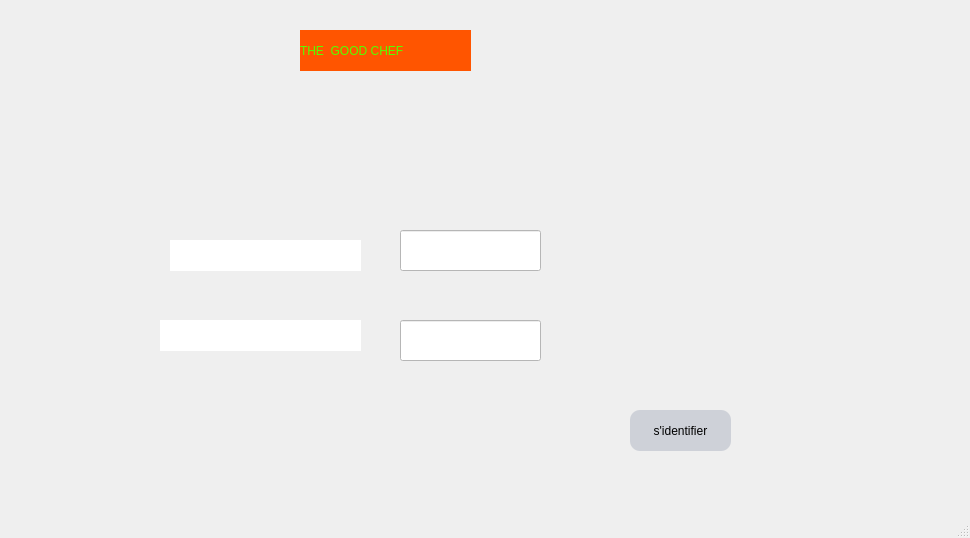
<?xml version="1.0" encoding="UTF-8"?>
<ui version="4.0">
 <class>MainWindow</class>
 <widget class="QMainWindow" name="MainWindow">
  <property name="geometry">
   <rect>
    <x>0</x>
    <y>0</y>
    <width>970</width>
    <height>538</height>
   </rect>
  </property>
  <property name="windowTitle">
   <string>MainWindow</string>
  </property>
  <widget class="QWidget" name="centralwidget">
   <widget class="QStackedWidget" name="stackedWidget">
    <property name="geometry">
     <rect>
      <x>-50</x>
      <y>0</y>
      <width>1211</width>
      <height>581</height>
     </rect>
    </property>
    <property name="styleSheet">
     <string notr="true">background-image: url(:/bg1.jpg);


</string>
    </property>
    <widget class="QWidget" name="page">
     <widget class="QLabel" name="label">
      <property name="geometry">
       <rect>
        <x>350</x>
        <y>30</y>
        <width>171</width>
        <height>41</height>
       </rect>
      </property>
      <property name="styleSheet">
       <string notr="true">color: rgb(85, 255, 0);

background-color: rgb(255, 85, 0);


font: 87 italic 12pt &quot;Segoe UI Black&quot;;</string>
      </property>
      <property name="text">
       <string>THE  GOOD CHEF</string>
      </property>
     </widget>
     <widget class="QLabel" name="label_2">
      <property name="geometry">
       <rect>
        <x>220</x>
        <y>240</y>
        <width>191</width>
        <height>31</height>
       </rect>
      </property>
      <property name="styleSheet">
       <string notr="true">font: 87 italic 12pt &quot;Segoe UI Black&quot;;
color: rgb(255, 255, 255);
background-color: rgb(255, 255, 255);
</string>
      </property>
      <property name="text">
       <string>          nom d'utilisateur</string>
      </property>
     </widget>
     <widget class="QLabel" name="label_3">
      <property name="geometry">
       <rect>
        <x>210</x>
        <y>320</y>
        <width>201</width>
        <height>31</height>
       </rect>
      </property>
      <property name="styleSheet">
       <string notr="true">font: 87 italic 12pt &quot;Segoe UI Black&quot;;
color: rgb(255, 255, 255);
background-color: rgb(255, 255, 255);

</string>
      </property>
      <property name="text">
       <string>              mot de passe</string>
      </property>
     </widget>
     <widget class="QPushButton" name="pushButton1">
      <property name="geometry">
       <rect>
        <x>680</x>
        <y>410</y>
        <width>101</width>
        <height>41</height>
       </rect>
      </property>
      <property name="styleSheet">
       <string notr="true">
QPushButton{
background:#ced1d8;
border-style:outset;
border-radius:10px;
}
QPushButton:pressed{
background-color:rgb(224,0,0);
border-style:inset;}
QPushButton:hover {
    background-color:rgb(5, 255, 0);
    }
</string>
      </property>
      <property name="text">
       <string>s'identifier</string>
      </property>
     </widget>
     <widget class="QLineEdit" name="lineEdit">
      <property name="geometry">
       <rect>
        <x>450</x>
        <y>230</y>
        <width>141</width>
        <height>41</height>
       </rect>
      </property>
      <property name="styleSheet">
       <string notr="true">background-color: rgb(255, 255, 255);
font: 12pt &quot;MS Shell Dlg 2&quot;;
color: rgb(255, 255, 255);
background-color: rgb(255, 255, 255);</string>
      </property>
     </widget>
     <widget class="QLineEdit" name="lineEdit_2">
      <property name="geometry">
       <rect>
        <x>450</x>
        <y>320</y>
        <width>141</width>
        <height>41</height>
       </rect>
      </property>
      <property name="styleSheet">
       <string notr="true">background-color: rgb(255, 255, 255);
font: 12pt &quot;MS Shell Dlg 2&quot;;
color: rgb(255, 255, 255);
background-color: rgb(255, 255, 255);</string>
      </property>
      <property name="dragEnabled">
       <bool>false</bool>
      </property>
      <property name="readOnly">
       <bool>false</bool>
      </property>
     </widget>
    </widget>
    <widget class="QWidget" name="page_2">
     <widget class="QPushButton" name="pushButton2">
      <property name="geometry">
       <rect>
        <x>170</x>
        <y>90</y>
        <width>341</width>
        <height>31</height>
       </rect>
      </property>
      <property name="styleSheet">
       <string notr="true">


QPushButton{
background:#ffffff;
border-style:outset;
border-radius:10px;
}
QPushButton:pressed{
background-color:rgb(224,0,0);
border-style:inset;
}
QPushButton:hover {
    
background-color: rgb(85, 85, 255);
    }
</string>
      </property>
      <property name="text">
       <string>1) PLAT ET PROGRAMME DIET</string>
      </property>
     </widget>
     <widget class="QPushButton" name="zaneib">
      <property name="geometry">
       <rect>
        <x>170</x>
        <y>150</y>
        <width>341</width>
        <height>31</height>
       </rect>
      </property>
      <property name="styleSheet">
       <string notr="true">


QPushButton{
background:#ffffff;
border-style:outset;
border-radius:10px;
}
QPushButton:pressed{
background-color:rgb(224,0,0);
border-style:inset;
}
QPushButton:hover {
    
background-color: rgb(85, 85, 255);
    }
</string>
      </property>
      <property name="text">
       <string>2) Gestion de commandes de vente</string>
      </property>
     </widget>
     <widget class="QPushButton" name="pushButton_9">
      <property name="geometry">
       <rect>
        <x>170</x>
        <y>210</y>
        <width>341</width>
        <height>31</height>
       </rect>
      </property>
      <property name="styleSheet">
       <string notr="true">


QPushButton{
background:#ffffff;
border-style:outset;
border-radius:10px;
}
QPushButton:pressed{
background-color:rgb(224,0,0);
border-style:inset;
}
QPushButton:hover {
    
background-color: rgb(85, 85, 255);
    }
</string>
      </property>
      <property name="text">
       <string>PushButton</string>
      </property>
     </widget>
     <widget class="QPushButton" name="pushButton_10">
      <property name="geometry">
       <rect>
        <x>170</x>
        <y>280</y>
        <width>341</width>
        <height>31</height>
       </rect>
      </property>
      <property name="styleSheet">
       <string notr="true">


QPushButton{
background:#ffffff;
border-style:outset;
border-radius:10px;
}
QPushButton:pressed{
background-color:rgb(224,0,0);
border-style:inset;
}
QPushButton:hover {
    
background-color: rgb(85, 85, 255);
    }
</string>
      </property>
      <property name="text">
       <string>PushButton</string>
      </property>
     </widget>
     <widget class="QPushButton" name="pushButton_11">
      <property name="geometry">
       <rect>
        <x>170</x>
        <y>350</y>
        <width>341</width>
        <height>31</height>
       </rect>
      </property>
      <property name="styleSheet">
       <string notr="true">


QPushButton{
background:#ffffff;
border-style:outset;
border-radius:10px;
}
QPushButton:pressed{
background-color:rgb(224,0,0);
border-style:inset;
}
QPushButton:hover {
    
background-color: rgb(85, 85, 255);
    }
</string>
      </property>
      <property name="text">
       <string>PushButton</string>
      </property>
     </widget>
    </widget>
    <widget class="QWidget" name="page_3">
     <widget class="QPushButton" name="pushButton3">
      <property name="geometry">
       <rect>
        <x>160</x>
        <y>60</y>
        <width>261</width>
        <height>161</height>
       </rect>
      </property>
      <property name="styleSheet">
       <string notr="true">


QPushButton{

	background-image: url(:/diet1.jpg);
border-style:outset;
border-radius:60px;
}
QPushButton:pressed{
background-color:rgb(224,0,0);
border-style:inset;
}

</string>
      </property>
      <property name="text">
       <string/>
      </property>
     </widget>
     <widget class="QPushButton" name="pushButton_2">
      <property name="geometry">
       <rect>
        <x>510</x>
        <y>300</y>
        <width>251</width>
        <height>151</height>
       </rect>
      </property>
      <property name="styleSheet">
       <string notr="true">



QPushButton{

	background-image: url(:/meal2.jpg);
border-style:outset;
border-radius:60px;
}
QPushButton:pressed{
background-color:rgb(224,0,0);
border-style:inset;
}</string>
      </property>
      <property name="text">
       <string/>
      </property>
     </widget>
     <widget class="QPushButton" name="pushButton">
      <property name="geometry">
       <rect>
        <x>900</x>
        <y>450</y>
        <width>75</width>
        <height>23</height>
       </rect>
      </property>
      <property name="styleSheet">
       <string notr="true">
QPushButton{
background:#ced1d8;
border-style:outset;
border-radius:10px;
}
QPushButton:pressed{
background-color:rgb(224,0,0);
border-style:inset;}
QPushButton:hover {
    background-color: rgb(255, 0, 0);
    }
</string>
      </property>
      <property name="text">
       <string>Retour</string>
      </property>
     </widget>
    </widget>
    <widget class="QWidget" name="page_4">
     <widget class="QTabWidget" name="tabWidget">
      <property name="geometry">
       <rect>
        <x>60</x>
        <y>10</y>
        <width>911</width>
        <height>481</height>
       </rect>
      </property>
      <property name="styleSheet">
       <string notr="true">background-image: url(:/back30.jpg);</string>
      </property>
      <property name="currentIndex">
       <number>0</number>
      </property>
      <widget class="QWidget" name="tab">
       <attribute name="title">
        <string>ajouter</string>
       </attribute>
       <widget class="QLabel" name="label_5">
        <property name="geometry">
         <rect>
          <x>110</x>
          <y>20</y>
          <width>121</width>
          <height>31</height>
         </rect>
        </property>
        <property name="styleSheet">
         <string notr="true">font: 87 italic 12pt &quot;Segoe UI Black&quot;;
alternate-background-color: rgb(255, 255, 255);
background-color: rgb(255, 255, 255);
color: rgb(255, 255, 255);</string>
        </property>
        <property name="text">
         <string>Poids prefere</string>
        </property>
       </widget>
       <widget class="QLabel" name="label_6">
        <property name="geometry">
         <rect>
          <x>100</x>
          <y>120</y>
          <width>141</width>
          <height>31</height>
         </rect>
        </property>
        <property name="styleSheet">
         <string notr="true">font: 87 italic 12pt &quot;Segoe UI Black&quot;;
color: rgb(255, 255, 255);
</string>
        </property>
        <property name="text">
         <string>Duree de regime</string>
        </property>
       </widget>
       <widget class="QLabel" name="label_7">
        <property name="geometry">
         <rect>
          <x>110</x>
          <y>200</y>
          <width>121</width>
          <height>31</height>
         </rect>
        </property>
        <property name="styleSheet">
         <string notr="true">color: rgb(255, 255, 255);
font: 87 italic 12pt &quot;Segoe UI Black&quot;;</string>
        </property>
        <property name="text">
         <string>MEALS</string>
        </property>
       </widget>
       <widget class="QLineEdit" name="lineEdit_9">
        <property name="geometry">
         <rect>
          <x>340</x>
          <y>190</y>
          <width>251</width>
          <height>51</height>
         </rect>
        </property>
        <property name="styleSheet">
         <string notr="true">background-color: rgb(255, 255, 255);
color: rgb(255, 255, 255);</string>
        </property>
       </widget>
       <widget class="QLineEdit" name="lineEdit_10">
        <property name="geometry">
         <rect>
          <x>340</x>
          <y>20</y>
          <width>251</width>
          <height>51</height>
         </rect>
        </property>
        <property name="styleSheet">
         <string notr="true">background-color: rgb(255, 255, 255);
color: rgb(255, 255, 255);</string>
        </property>
       </widget>
       <widget class="QLineEdit" name="lineEdit_11">
        <property name="geometry">
         <rect>
          <x>340</x>
          <y>110</y>
          <width>251</width>
          <height>51</height>
         </rect>
        </property>
        <property name="styleSheet">
         <string notr="true">background-color: rgb(255, 255, 255);
color: rgb(255, 255, 255);</string>
        </property>
       </widget>
       <widget class="QLabel" name="label_8">
        <property name="geometry">
         <rect>
          <x>50</x>
          <y>310</y>
          <width>201</width>
          <height>41</height>
         </rect>
        </property>
        <property name="styleSheet">
         <string notr="true">color: rgb(255, 255, 255);
font: 87 italic 12pt &quot;Segoe UI Black&quot;;
background-color: rgb(255, 255, 255);</string>
        </property>
        <property name="text">
         <string>Pratiquez vous Sport    ?</string>
        </property>
       </widget>
       <widget class="QComboBox" name="comboBox">
        <property name="geometry">
         <rect>
          <x>360</x>
          <y>320</y>
          <width>69</width>
          <height>22</height>
         </rect>
        </property>
        <item>
         <property name="text">
          <string>oui</string>
         </property>
        </item>
        <item>
         <property name="text">
          <string>non</string>
         </property>
        </item>
       </widget>
       <widget class="QPushButton" name="pushButton4">
        <property name="geometry">
         <rect>
          <x>630</x>
          <y>410</y>
          <width>91</width>
          <height>31</height>
         </rect>
        </property>
        <property name="styleSheet">
         <string notr="true">
QPushButton{
background:#ced1d8;
border-style:outset;
border-radius:10px;
}
QPushButton:pressed{
background-color:rgb(224,0,0);
border-style:inset;}
QPushButton:hover {
    background-color:rgb(5, 255, 0);
    }
</string>
        </property>
        <property name="text">
         <string>confirmer</string>
        </property>
       </widget>
       <widget class="QPushButton" name="pushButton_3">
        <property name="geometry">
         <rect>
          <x>780</x>
          <y>410</y>
          <width>81</width>
          <height>31</height>
         </rect>
        </property>
        <property name="styleSheet">
         <string notr="true">
QPushButton{
background:#ced1d8;
border-style:outset;
border-radius:10px;
}
QPushButton:pressed{
background-color:rgb(224,0,0);
border-style:inset;}
QPushButton:hover {
    background-color: rgb(255, 0, 0);
    }
</string>
        </property>
        <property name="text">
         <string>annuler</string>
        </property>
       </widget>
       <widget class="QLabel" name="va1">
        <property name="geometry">
         <rect>
          <x>620</x>
          <y>30</y>
          <width>71</width>
          <height>41</height>
         </rect>
        </property>
        <property name="text">
         <string/>
        </property>
       </widget>
       <widget class="QLabel" name="va2">
        <property name="geometry">
         <rect>
          <x>620</x>
          <y>120</y>
          <width>71</width>
          <height>41</height>
         </rect>
        </property>
        <property name="text">
         <string/>
        </property>
       </widget>
       <widget class="QLabel" name="va3">
        <property name="geometry">
         <rect>
          <x>620</x>
          <y>200</y>
          <width>71</width>
          <height>41</height>
         </rect>
        </property>
        <property name="text">
         <string/>
        </property>
       </widget>
      </widget>
      <widget class="QWidget" name="tab_2">
       <attribute name="title">
        <string>afficher</string>
       </attribute>
       <widget class="QPushButton" name="pushButton_5">
        <property name="geometry">
         <rect>
          <x>330</x>
          <y>410</y>
          <width>111</width>
          <height>31</height>
         </rect>
        </property>
        <property name="styleSheet">
         <string notr="true">
QPushButton{
background:#ced1d8;
border-style:outset;
border-radius:10px;
}
QPushButton:pressed{
background-color:rgb(224,0,0);
border-style:inset;}
QPushButton:hover {
    background-color:rgb(5, 255, 0);
    }
</string>
        </property>
        <property name="text">
         <string>Imprimer</string>
        </property>
       </widget>
       <widget class="QPushButton" name="pushButton5">
        <property name="geometry">
         <rect>
          <x>580</x>
          <y>120</y>
          <width>101</width>
          <height>31</height>
         </rect>
        </property>
        <property name="styleSheet">
         <string notr="true">
QPushButton{
background:#ced1d8;
border-style:outset;
border-radius:10px;
}
QPushButton:pressed{
background-color:rgb(224,0,0);
border-style:inset;}
QPushButton:hover {
   background-color: rgb(255, 255, 0);
    }
</string>
        </property>
        <property name="text">
         <string>Modifier</string>
        </property>
       </widget>
       <widget class="QPushButton" name="pushButton_7">
        <property name="geometry">
         <rect>
          <x>620</x>
          <y>20</y>
          <width>101</width>
          <height>31</height>
         </rect>
        </property>
        <property name="styleSheet">
         <string notr="true">
QPushButton{
background:#ced1d8;
border-style:outset;
border-radius:10px;
}
QPushButton:pressed{
background-color:rgb(224,0,0);
border-style:inset;}
QPushButton:hover {
    background-color: rgb(255, 0, 0);
    }
</string>
        </property>
        <property name="text">
         <string>Supprimer</string>
        </property>
       </widget>
       <widget class="QTableView" name="tableView">
        <property name="geometry">
         <rect>
          <x>10</x>
          <y>100</y>
          <width>491</width>
          <height>271</height>
         </rect>
        </property>
        <property name="styleSheet">
         <string notr="true">font: 75 10pt &quot;MS Shell Dlg 2&quot;;
font: 75 9pt &quot;MS Shell Dlg 2&quot;;
font: 75 10pt &quot;MS Shell Dlg 2&quot;;
color: rgb(0, 0, 0);</string>
        </property>
       </widget>
       <widget class="QPushButton" name="pushButton_15">
        <property name="geometry">
         <rect>
          <x>180</x>
          <y>410</y>
          <width>101</width>
          <height>31</height>
         </rect>
        </property>
        <property name="styleSheet">
         <string notr="true">

QPushButton{
background:#ced1d8;
border-style:outset;
border-radius:10px;
}
QPushButton:pressed{
background-color:rgb(224,0,0);
border-style:inset;}
QPushButton:hover {
    background-color:rgb(5, 255, 0);
    }
</string>
        </property>
        <property name="text">
         <string>PDF</string>
        </property>
       </widget>
       <widget class="QLineEdit" name="lineEdit_7">
        <property name="geometry">
         <rect>
          <x>10</x>
          <y>20</y>
          <width>171</width>
          <height>31</height>
         </rect>
        </property>
        <property name="styleSheet">
         <string notr="true">color: rgb(255, 255, 255);
background-color: rgb(255, 255, 255);</string>
        </property>
        <property name="text">
         <string/>
        </property>
       </widget>
       <widget class="QComboBox" name="comboBox_2">
        <property name="geometry">
         <rect>
          <x>320</x>
          <y>20</y>
          <width>121</width>
          <height>31</height>
         </rect>
        </property>
        <property name="styleSheet">
         <string notr="true"/>
        </property>
        <item>
         <property name="text">
          <string>trier par</string>
         </property>
        </item>
        <item>
         <property name="text">
          <string>meals</string>
         </property>
        </item>
        <item>
         <property name="text">
          <string>poids_ideal</string>
         </property>
        </item>
        <item>
         <property name="text">
          <string>duree_regime</string>
         </property>
        </item>
       </widget>
       <widget class="QCheckBox" name="checkBox">
        <property name="geometry">
         <rect>
          <x>200</x>
          <y>10</y>
          <width>101</width>
          <height>21</height>
         </rect>
        </property>
        <property name="styleSheet">
         <string notr="true">color: rgb(255, 255, 255);
text-decoration: underline;
font: 75 9pt &quot;MS Shell Dlg 2&quot;;
</string>
        </property>
        <property name="text">
         <string>meals</string>
        </property>
       </widget>
       <widget class="QCheckBox" name="checkBox_2">
        <property name="geometry">
         <rect>
          <x>200</x>
          <y>30</y>
          <width>101</width>
          <height>21</height>
         </rect>
        </property>
        <property name="styleSheet">
         <string notr="true">color: rgb(255, 255, 255);
text-decoration: underline;
font: 75 9pt &quot;MS Shell Dlg 2&quot;;
</string>
        </property>
        <property name="text">
         <string>poids_ideal</string>
        </property>
       </widget>
       <widget class="QCheckBox" name="checkBox_3">
        <property name="geometry">
         <rect>
          <x>200</x>
          <y>50</y>
          <width>101</width>
          <height>31</height>
         </rect>
        </property>
        <property name="styleSheet">
         <string notr="true">color: rgb(255, 255, 255);
text-decoration: underline;
font: 75 9pt &quot;MS Shell Dlg 2&quot;;
</string>
        </property>
        <property name="text">
         <string>duree_regime</string>
        </property>
       </widget>
       <widget class="QLineEdit" name="lineEdit_12">
        <property name="geometry">
         <rect>
          <x>730</x>
          <y>170</y>
          <width>161</width>
          <height>31</height>
         </rect>
        </property>
        <property name="styleSheet">
         <string notr="true">background-color: rgb(255, 255, 255);
font: 75 10pt &quot;MS Shell Dlg 2&quot;;
font: 12pt &quot;MS Shell Dlg 2&quot;;
color: rgb(255, 255, 255);
background-color: rgb(255, 255, 255);</string>
        </property>
       </widget>
       <widget class="QLabel" name="label_11">
        <property name="geometry">
         <rect>
          <x>580</x>
          <y>310</y>
          <width>121</width>
          <height>20</height>
         </rect>
        </property>
        <property name="styleSheet">
         <string notr="true">color: rgb(255, 255, 255);
font: 87 italic 12pt &quot;Segoe UI Black&quot;;</string>
        </property>
        <property name="text">
         <string>poids_ideal</string>
        </property>
       </widget>
       <widget class="QLabel" name="label_12">
        <property name="geometry">
         <rect>
          <x>580</x>
          <y>180</y>
          <width>111</width>
          <height>21</height>
         </rect>
        </property>
        <property name="styleSheet">
         <string notr="true">font: 87 italic 12pt &quot;Segoe UI Black&quot;;
color: rgb(255, 255, 255);</string>
        </property>
        <property name="text">
         <string>meals</string>
        </property>
       </widget>
       <widget class="QLineEdit" name="lineEdit_13">
        <property name="geometry">
         <rect>
          <x>730</x>
          <y>240</y>
          <width>161</width>
          <height>31</height>
         </rect>
        </property>
        <property name="styleSheet">
         <string notr="true">background-color: rgb(255, 255, 255);
font: 75 10pt &quot;MS Shell Dlg 2&quot;;
font: 12pt &quot;MS Shell Dlg 2&quot;;
color: rgb(255, 255, 255);
background-color: rgb(255, 255, 255);</string>
        </property>
       </widget>
       <widget class="QLineEdit" name="lineEdit_14">
        <property name="geometry">
         <rect>
          <x>730</x>
          <y>310</y>
          <width>161</width>
          <height>31</height>
         </rect>
        </property>
        <property name="styleSheet">
         <string notr="true">background-color: rgb(255, 255, 255);
font: 75 10pt &quot;MS Shell Dlg 2&quot;;
font: 12pt &quot;MS Shell Dlg 2&quot;;
color: rgb(255, 255, 255);
background-color: rgb(255, 255, 255);</string>
        </property>
       </widget>
       <widget class="QLabel" name="label_13">
        <property name="geometry">
         <rect>
          <x>570</x>
          <y>240</y>
          <width>121</width>
          <height>31</height>
         </rect>
        </property>
        <property name="styleSheet">
         <string notr="true">font: 87 italic 12pt &quot;Segoe UI Black&quot;;
color: rgb(255, 255, 255);
</string>
        </property>
        <property name="text">
         <string>duree_regime</string>
        </property>
       </widget>
       <widget class="QPushButton" name="pushButton_16">
        <property name="geometry">
         <rect>
          <x>20</x>
          <y>410</y>
          <width>91</width>
          <height>31</height>
         </rect>
        </property>
        <property name="styleSheet">
         <string notr="true">
QPushButton{
background:#ced1d8;
border-style:outset;
border-radius:10px;
}
QPushButton:pressed{
background-color:rgb(224,0,0);
border-style:inset;}
QPushButton:hover {
    background-color:rgb(5, 255, 0);
    }
</string>
        </property>
        <property name="text">
         <string>statistique</string>
        </property>
       </widget>
       <widget class="QPushButton" name="actualiser">
        <property name="geometry">
         <rect>
          <x>770</x>
          <y>20</y>
          <width>91</width>
          <height>31</height>
         </rect>
        </property>
        <property name="styleSheet">
         <string notr="true">
QPushButton{
background:#ced1d8;
border-style:outset;
border-radius:10px;
}
QPushButton:pressed{
background-color:rgb(224,0,0);
border-style:inset;}
QPushButton:hover {
   background-color: rgb(255, 255, 0);
    }
</string>
        </property>
        <property name="text">
         <string>Actualiser</string>
        </property>
       </widget>
       <widget class="QPushButton" name="retour">
        <property name="geometry">
         <rect>
          <x>780</x>
          <y>410</y>
          <width>91</width>
          <height>31</height>
         </rect>
        </property>
        <property name="styleSheet">
         <string notr="true">
QPushButton{
background:#ced1d8;
border-style:outset;
border-radius:10px;
}
QPushButton:pressed{
background-color:rgb(224,0,0);
border-style:inset;}
QPushButton:hover {
    background-color: rgb(255, 0, 0);
    }
</string>
        </property>
        <property name="text">
         <string>Retour</string>
        </property>
       </widget>
       <widget class="QPushButton" name="pushButton_4">
        <property name="geometry">
         <rect>
          <x>460</x>
          <y>420</y>
          <width>21</width>
          <height>23</height>
         </rect>
        </property>
        <property name="styleSheet">
         <string notr="true">image: url(:/impr.png);</string>
        </property>
        <property name="text">
         <string/>
        </property>
       </widget>
       <widget class="QPushButton" name="pushButton_12">
        <property name="geometry">
         <rect>
          <x>590</x>
          <y>30</y>
          <width>21</width>
          <height>23</height>
         </rect>
        </property>
        <property name="styleSheet">
         <string notr="true">image: url(:/supp.png);</string>
        </property>
        <property name="text">
         <string/>
        </property>
       </widget>
       <widget class="QPushButton" name="pushButton_14">
        <property name="geometry">
         <rect>
          <x>150</x>
          <y>420</y>
          <width>21</width>
          <height>23</height>
         </rect>
        </property>
        <property name="styleSheet">
         <string notr="true">image: url(:/pdf1.png);</string>
        </property>
        <property name="text">
         <string/>
        </property>
       </widget>
      </widget>
     </widget>
    </widget>
    <widget class="QWidget" name="page_5">
     <widget class="QTabWidget" name="tabWidget_2">
      <property name="geometry">
       <rect>
        <x>70</x>
        <y>30</y>
        <width>881</width>
        <height>411</height>
       </rect>
      </property>
      <property name="styleSheet">
       <string notr="true">background-image: url(:/back30.jpg);
</string>
      </property>
      <property name="currentIndex">
       <number>1</number>
      </property>
      <widget class="QWidget" name="tab_3">
       <attribute name="title">
        <string>Ajouter</string>
       </attribute>
       <widget class="QLabel" name="label_4">
        <property name="geometry">
         <rect>
          <x>30</x>
          <y>60</y>
          <width>181</width>
          <height>31</height>
         </rect>
        </property>
        <property name="styleSheet">
         <string notr="true">font: 87 italic 12pt &quot;Segoe UI Black&quot;;
color: rgb(255, 255, 255);</string>
        </property>
        <property name="text">
         <string>plat</string>
        </property>
       </widget>
       <widget class="QLabel" name="label_9">
        <property name="geometry">
         <rect>
          <x>30</x>
          <y>180</y>
          <width>181</width>
          <height>31</height>
         </rect>
        </property>
        <property name="styleSheet">
         <string notr="true">font: 87 italic 12pt &quot;Segoe UI Black&quot;;
color: rgb(255, 255, 255);</string>
        </property>
        <property name="text">
         <string>Adresse</string>
        </property>
       </widget>
       <widget class="QLineEdit" name="lineEdit_3">
        <property name="geometry">
         <rect>
          <x>260</x>
          <y>60</y>
          <width>241</width>
          <height>41</height>
         </rect>
        </property>
        <property name="styleSheet">
         <string notr="true">background-color: rgb(255, 255, 255);
font: 75 10pt &quot;MS Shell Dlg 2&quot;;
font: 12pt &quot;MS Shell Dlg 2&quot;;
color: rgb(255, 255, 255);
background-color: rgb(255, 255, 255);</string>
        </property>
       </widget>
       <widget class="QLabel" name="label_10">
        <property name="geometry">
         <rect>
          <x>30</x>
          <y>120</y>
          <width>181</width>
          <height>31</height>
         </rect>
        </property>
        <property name="styleSheet">
         <string notr="true">font: 87 italic 12pt &quot;Segoe UI Black&quot;;
color: rgb(255, 255, 255);</string>
        </property>
        <property name="text">
         <string>Ingredients</string>
        </property>
       </widget>
       <widget class="QLineEdit" name="lineEdit_4">
        <property name="geometry">
         <rect>
          <x>260</x>
          <y>120</y>
          <width>241</width>
          <height>41</height>
         </rect>
        </property>
        <property name="styleSheet">
         <string notr="true">background-color: rgb(255, 255, 255);
font: 12pt &quot;MS Shell Dlg 2&quot;;
color: rgb(255, 255, 255);
background-color: rgb(255, 255, 255);</string>
        </property>
       </widget>
       <widget class="QLineEdit" name="lineEdit_5">
        <property name="geometry">
         <rect>
          <x>260</x>
          <y>180</y>
          <width>241</width>
          <height>41</height>
         </rect>
        </property>
        <property name="styleSheet">
         <string notr="true">background-color: rgb(255, 255, 255);
font: 12pt &quot;MS Shell Dlg 2&quot;;
color: rgb(255, 255, 255);
background-color: rgb(255, 255, 255);</string>
        </property>
       </widget>
       <widget class="QPushButton" name="ajouter2">
        <property name="geometry">
         <rect>
          <x>490</x>
          <y>310</y>
          <width>131</width>
          <height>51</height>
         </rect>
        </property>
        <property name="styleSheet">
         <string notr="true">
QPushButton{
background:#ced1d8;
border-style:outset;
border-radius:10px;
}
QPushButton:pressed{
background-color:rgb(224,0,0);
border-style:inset;}
QPushButton:hover {
    background-color:rgb(5, 255, 0);
    }
</string>
        </property>
        <property name="text">
         <string>confirmer</string>
        </property>
       </widget>
       <widget class="QPushButton" name="pushButton_6">
        <property name="geometry">
         <rect>
          <x>690</x>
          <y>312</y>
          <width>121</width>
          <height>51</height>
         </rect>
        </property>
        <property name="styleSheet">
         <string notr="true">
QPushButton{
background:#ced1d8;
border-style:outset;
border-radius:10px;
}
QPushButton:pressed{
background-color:rgb(224,0,0);
border-style:inset;}
QPushButton:hover {
    background-color:rgb( 255,0, 0);
    }
</string>
        </property>
        <property name="text">
         <string>annuler</string>
        </property>
       </widget>
       <widget class="QComboBox" name="combo1">
        <property name="geometry">
         <rect>
          <x>260</x>
          <y>260</y>
          <width>111</width>
          <height>22</height>
         </rect>
        </property>
        <item>
         <property name="text">
          <string>Carte  credit</string>
         </property>
        </item>
        <item>
         <property name="text">
          <string>Cash</string>
         </property>
        </item>
       </widget>
       <widget class="QLabel" name="label_14">
        <property name="geometry">
         <rect>
          <x>30</x>
          <y>250</y>
          <width>181</width>
          <height>31</height>
         </rect>
        </property>
        <property name="styleSheet">
         <string notr="true">font: 87 italic 12pt &quot;Segoe UI Black&quot;;
color: rgb(255, 255, 255);</string>
        </property>
        <property name="text">
         <string>Paymant</string>
        </property>
       </widget>
       <widget class="QLabel" name="va5">
        <property name="geometry">
         <rect>
          <x>580</x>
          <y>120</y>
          <width>71</width>
          <height>41</height>
         </rect>
        </property>
        <property name="text">
         <string/>
        </property>
       </widget>
       <widget class="QLabel" name="va6">
        <property name="geometry">
         <rect>
          <x>580</x>
          <y>180</y>
          <width>71</width>
          <height>41</height>
         </rect>
        </property>
        <property name="text">
         <string/>
        </property>
       </widget>
       <widget class="QLabel" name="va4">
        <property name="geometry">
         <rect>
          <x>580</x>
          <y>60</y>
          <width>71</width>
          <height>41</height>
         </rect>
        </property>
        <property name="text">
         <string/>
        </property>
       </widget>
      </widget>
      <widget class="QWidget" name="widget">
       <attribute name="title">
        <string>Afficher</string>
       </attribute>
       <widget class="QPushButton" name="actualiser2">
        <property name="geometry">
         <rect>
          <x>760</x>
          <y>30</y>
          <width>91</width>
          <height>41</height>
         </rect>
        </property>
        <property name="styleSheet">
         <string notr="true">
QPushButton{
background:#ced1d8;
border-style:outset;
border-radius:10px;
}
QPushButton:pressed{
background-color:rgb(224,0,0);
border-style:inset;}
QPushButton:hover {
    background-color:rgb(5, 255, 0);
    }
</string>
        </property>
        <property name="text">
         <string>Actualiser</string>
        </property>
       </widget>
       <widget class="QPushButton" name="modifier2">
        <property name="geometry">
         <rect>
          <x>540</x>
          <y>110</y>
          <width>111</width>
          <height>31</height>
         </rect>
        </property>
        <property name="styleSheet">
         <string notr="true">
QPushButton{
background:#ced1d8;
border-style:outset;
border-radius:10px;
}
QPushButton:pressed{
background-color:rgb(224,0,0);
border-style:inset;}
QPushButton:hover {
    background-color:rgb(255, 255, 0);
    }
</string>
        </property>
        <property name="text">
         <string>modifier</string>
        </property>
       </widget>
       <widget class="QPushButton" name="supprimer2">
        <property name="geometry">
         <rect>
          <x>630</x>
          <y>30</y>
          <width>91</width>
          <height>41</height>
         </rect>
        </property>
        <property name="styleSheet">
         <string notr="true">
QPushButton{
background:#ced1d8;
border-style:outset;
border-radius:10px;
}
QPushButton:pressed{
background-color:rgb(224,0,0);
border-style:inset;}
QPushButton:hover {
    background-color:rgb( 255, 0,0);
    }
</string>
        </property>
        <property name="text">
         <string>supprimer</string>
        </property>
       </widget>
       <widget class="QPushButton" name="retour2">
        <property name="geometry">
         <rect>
          <x>764</x>
          <y>332</y>
          <width>91</width>
          <height>41</height>
         </rect>
        </property>
        <property name="styleSheet">
         <string notr="true">
QPushButton{
background:#ced1d8;
border-style:outset;
border-radius:10px;
}
QPushButton:pressed{
background-color:rgb(224,0,0);
border-style:inset;}
QPushButton:hover {
    background-color:rgb( 255, 0,0);
    }
</string>
        </property>
        <property name="text">
         <string>Retour</string>
        </property>
       </widget>
       <widget class="QTableView" name="tableView2">
        <property name="geometry">
         <rect>
          <x>30</x>
          <y>80</y>
          <width>471</width>
          <height>281</height>
         </rect>
        </property>
        <property name="styleSheet">
         <string notr="true">background-color: rgb(255, 255, 255);</string>
        </property>
       </widget>
       <widget class="QLineEdit" name="line6">
        <property name="geometry">
         <rect>
          <x>680</x>
          <y>150</y>
          <width>151</width>
          <height>31</height>
         </rect>
        </property>
        <property name="styleSheet">
         <string notr="true">background-color: rgb(255, 255, 255);
font: 75 10pt &quot;MS Shell Dlg 2&quot;;
font: 12pt &quot;MS Shell Dlg 2&quot;;
color: rgb(255, 255, 255);
background-color: rgb(255, 255, 255);</string>
        </property>
       </widget>
       <widget class="QLineEdit" name="line8">
        <property name="geometry">
         <rect>
          <x>680</x>
          <y>200</y>
          <width>151</width>
          <height>31</height>
         </rect>
        </property>
        <property name="styleSheet">
         <string notr="true">background-color: rgb(255, 255, 255);
font: 75 10pt &quot;MS Shell Dlg 2&quot;;
font: 12pt &quot;MS Shell Dlg 2&quot;;
color: rgb(255, 255, 255);
background-color: rgb(255, 255, 255);</string>
        </property>
       </widget>
       <widget class="QLineEdit" name="line15">
        <property name="geometry">
         <rect>
          <x>680</x>
          <y>250</y>
          <width>151</width>
          <height>31</height>
         </rect>
        </property>
        <property name="styleSheet">
         <string notr="true">background-color: rgb(255, 255, 255);
font: 75 10pt &quot;MS Shell Dlg 2&quot;;
font: 12pt &quot;MS Shell Dlg 2&quot;;
color: rgb(255, 255, 255);
background-color: rgb(255, 255, 255);</string>
        </property>
       </widget>
       <widget class="QLabel" name="label_15">
        <property name="geometry">
         <rect>
          <x>550</x>
          <y>160</y>
          <width>91</width>
          <height>21</height>
         </rect>
        </property>
        <property name="styleSheet">
         <string notr="true">font: 87 italic 12pt &quot;Segoe UI Black&quot;;
color: rgb(255, 255, 255);</string>
        </property>
        <property name="text">
         <string>  Plat</string>
        </property>
       </widget>
       <widget class="QLabel" name="label_16">
        <property name="geometry">
         <rect>
          <x>540</x>
          <y>210</y>
          <width>101</width>
          <height>20</height>
         </rect>
        </property>
        <property name="styleSheet">
         <string notr="true">font: 87 italic 12pt &quot;Segoe UI Black&quot;;
color: rgb(255, 255, 255);</string>
        </property>
        <property name="text">
         <string>Ingredients</string>
        </property>
       </widget>
       <widget class="QLabel" name="label_17">
        <property name="geometry">
         <rect>
          <x>550</x>
          <y>260</y>
          <width>71</width>
          <height>20</height>
         </rect>
        </property>
        <property name="styleSheet">
         <string notr="true">font: 87 italic 12pt &quot;Segoe UI Black&quot;;
color: rgb(255, 255, 255);</string>
        </property>
        <property name="text">
         <string>Adresse</string>
        </property>
       </widget>
       <widget class="QPushButton" name="PDF_2">
        <property name="geometry">
         <rect>
          <x>430</x>
          <y>32</y>
          <width>111</width>
          <height>41</height>
         </rect>
        </property>
        <property name="styleSheet">
         <string notr="true">
QPushButton{
background:#ced1d8;
border-style:outset;
border-radius:10px;
}
QPushButton:pressed{
background-color:rgb(224,0,0);
border-style:inset;}
QPushButton:hover {
    background-color:rgb(255, 255, 0);
    }
</string>
        </property>
        <property name="text">
         <string>PDF</string>
        </property>
       </widget>
       <widget class="QPushButton" name="imprimer_3">
        <property name="geometry">
         <rect>
          <x>264</x>
          <y>32</y>
          <width>101</width>
          <height>41</height>
         </rect>
        </property>
        <property name="styleSheet">
         <string notr="true">
QPushButton{
background:#ced1d8;
border-style:outset;
border-radius:10px;
}
QPushButton:pressed{
background-color:rgb(224,0,0);
border-style:inset;}
QPushButton:hover {
    background-color:rgb(255, 255, 0);
    }
</string>
        </property>
        <property name="text">
         <string>Imprimer</string>
        </property>
       </widget>
       <widget class="QPushButton" name="pushButton_13">
        <property name="geometry">
         <rect>
          <x>230</x>
          <y>40</y>
          <width>21</width>
          <height>23</height>
         </rect>
        </property>
        <property name="styleSheet">
         <string notr="true">image: url(:/impr.png);</string>
        </property>
        <property name="text">
         <string/>
        </property>
       </widget>
       <widget class="QPushButton" name="pushButton_17">
        <property name="geometry">
         <rect>
          <x>390</x>
          <y>40</y>
          <width>21</width>
          <height>23</height>
         </rect>
        </property>
        <property name="styleSheet">
         <string notr="true">image: url(:/pdf1.png);</string>
        </property>
        <property name="text">
         <string/>
        </property>
       </widget>
       <widget class="QPushButton" name="pushButton_18">
        <property name="geometry">
         <rect>
          <x>600</x>
          <y>50</y>
          <width>21</width>
          <height>23</height>
         </rect>
        </property>
        <property name="styleSheet">
         <string notr="true">image: url(:/supp.png);</string>
        </property>
        <property name="text">
         <string/>
        </property>
       </widget>
       <widget class="QPushButton" name="pushButton_19">
        <property name="geometry">
         <rect>
          <x>40</x>
          <y>30</y>
          <width>111</width>
          <height>41</height>
         </rect>
        </property>
        <property name="styleSheet">
         <string notr="true">
QPushButton{
background:#ced1d8;
border-style:outset;
border-radius:10px;
}
QPushButton:pressed{
background-color:rgb(224,0,0);
border-style:inset;}
QPushButton:hover {
    background-color:rgb(255, 255, 0);
    }
</string>
        </property>
        <property name="text">
         <string>Trier</string>
        </property>
       </widget>
      </widget>
     </widget>
    </widget>
   </widget>
  </widget>
  <widget class="QMenuBar" name="menubar">
   <property name="geometry">
    <rect>
     <x>0</x>
     <y>0</y>
     <width>970</width>
     <height>21</height>
    </rect>
   </property>
  </widget>
  <widget class="QStatusBar" name="statusbar"/>
 </widget>
 <resources/>
 <connections/>
</ui>
